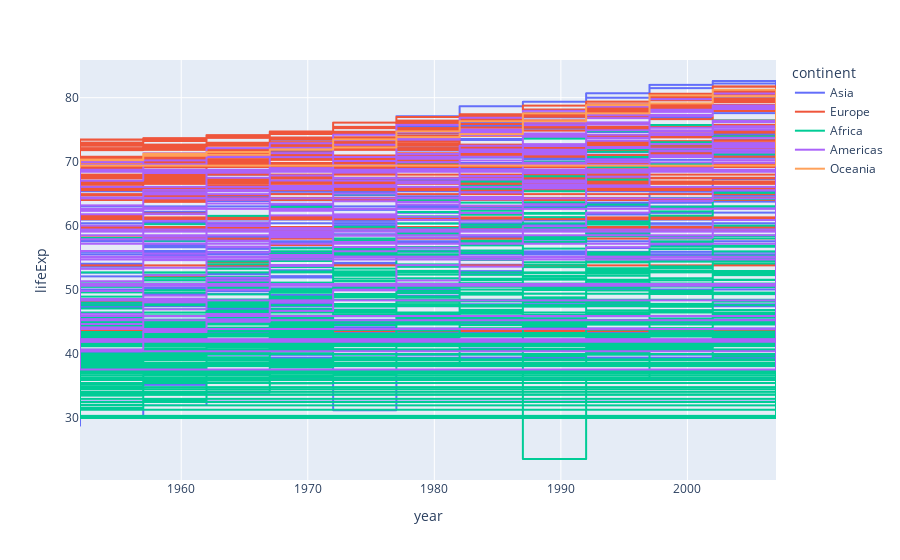

The notebook cell this image was saved under:
### Code cell
px.line(data, x="year", y="lifeExp", color="continent", line_shape="vh")

### Figure 1 — Plotly figure (JSON) as saved in the notebook; plotly's stock layout.template omitted (floating-point values rounded to 4 significant figures; data arrays with more than 128 entries replaced by an {"elided": "..."} marker saying what was removed)
{"data": [{"hovertemplate": "continent=Asia<br>year=%{x}<br>lifeExp=%{y}<extra></extra>", "legendgroup": "Asia", "line": {"color": "#636efa", "dash": "solid", "shape": "vh"}, "marker": {"symbol": "circle"}, "mode": "lines", "name": "Asia", "showlegend": true, "type": "scattergl", "x": {"elided": "396 int values"}, "xaxis": "x", "y": {"elided": "396 float values"}, "yaxis": "y"}, {"hovertemplate": "continent=Europe<br>year=%{x}<br>lifeExp=%{y}<extra></extra>", "legendgroup": "Europe", "line": {"color": "#EF553B", "dash": "solid", "shape": "vh"}, "marker": {"symbol": "circle"}, "mode": "lines", "name": "Europe", "showlegend": true, "type": "scattergl", "x": {"elided": "360 int values"}, "xaxis": "x", "y": {"elided": "360 float values"}, "yaxis": "y"}, {"hovertemplate": "continent=Africa<br>year=%{x}<br>lifeExp=%{y}<extra></extra>", "legendgroup": "Africa", "line": {"color": "#00cc96", "dash": "solid", "shape": "vh"}, "marker": {"symbol": "circle"}, "mode": "lines", "name": "Africa", "showlegend": true, "type": "scattergl", "x": {"elided": "624 int values"}, "xaxis": "x", "y": {"elided": "624 float values"}, "yaxis": "y"}, {"hovertemplate": "continent=Americas<br>year=%{x}<br>lifeExp=%{y}<extra></extra>", "legendgroup": "Americas", "line": {"color": "#ab63fa", "dash": "solid", "shape": "vh"}, "marker": {"symbol": "circle"}, "mode": "lines", "name": "Americas", "showlegend": true, "type": "scattergl", "x": {"elided": "300 int values"}, "xaxis": "x", "y": {"elided": "300 float values"}, "yaxis": "y"}, {"hovertemplate": "continent=Oceania<br>year=%{x}<br>lifeExp=%{y}<extra></extra>", "legendgroup": "Oceania", "line": {"color": "#FFA15A", "dash": "solid", "shape": "vh"}, "marker": {"symbol": "circle"}, "mode": "lines", "name": "Oceania", "showlegend": true, "type": "scattergl", "x": [1952, 1957, 1962, 1967, 1972, 1977, 1982, 1987, 1992, 1997, 2002, 2007, 1952, 1957, 1962, 1967, 1972, 1977, 1982, 1987, 1992, 1997, 2002, 2007], "xaxis": "x", "y": [69.12, 70.33, 70.93, 71.1, 71.93, 73.49, 74.74, 76.32, 77.56, 78.83, 80.37, 81.23, 69.39, 70.26, 71.24, 71.52, 71.89, 72.22, 73.84, 74.32, 76.33, 77.55, 79.11, 80.2], "yaxis": "y"}], "layout": {"legend": {"title": {"text": "continent"}, "tracegroupgap": 0}, "margin": {"t": 60}, "xaxis": {"anchor": "y", "domain": [0, 1], "title": {"text": "year"}}, "yaxis": {"anchor": "x", "domain": [0, 1], "title": {"text": "lifeExp"}}}}
